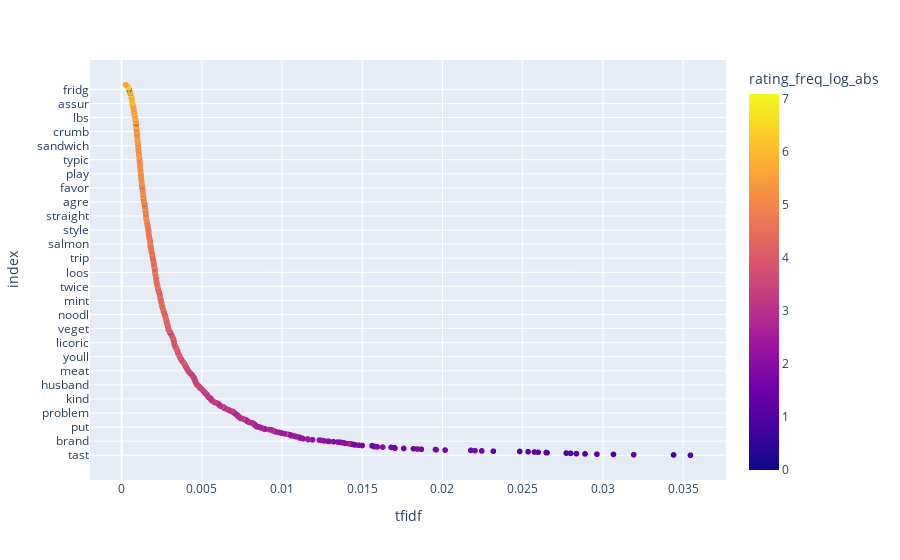

Here is the notebook cell this chart was saved with:
### Code cell
fig = px.scatter(
    tfidf_sk_plot, x="tfidf", y="index", color="rating_freq_log_abs", 
                 hover_data=["count_review", "rating_freq_log_abs"]
)
fig.show()

### Figure 1 — Plotly figure (JSON) as saved in the notebook; plotly's stock layout.template omitted (floating-point values rounded to 4 significant figures; data arrays with more than 128 entries replaced by an {"elided": "..."} marker saying what was removed)
{"data": [{"customdata": {"elided": "1370x2 float values"}, "hovertemplate": "tfidf=%{x}<br>index=%{y}<br>count_review=%{customdata[0]}<br>rating_freq_log_abs=%{marker.color}<extra></extra>", "legendgroup": "", "marker": {"color": {"elided": "1370 float values"}, "coloraxis": "coloraxis", "symbol": "circle"}, "mode": "markers", "name": "", "showlegend": false, "type": "scattergl", "x": {"elided": "1370 float values"}, "xaxis": "x", "y": {"elided": "1370 str values"}, "yaxis": "y"}], "layout": {"coloraxis": {"colorbar": {"title": {"text": "rating_freq_log_abs"}}, "colorscale": [[0, "#0d0887"], [0.1111, "#46039f"], [0.2222, "#7201a8"], [0.3333, "#9c179e"], [0.4444, "#bd3786"], [0.5556, "#d8576b"], [0.6667, "#ed7953"], [0.7778, "#fb9f3a"], [0.8889, "#fdca26"], [1, "#f0f921"]]}, "legend": {"tracegroupgap": 0}, "margin": {"t": 60}, "xaxis": {"anchor": "y", "domain": [0, 1], "title": {"text": "tfidf"}}, "yaxis": {"anchor": "x", "domain": [0, 1], "title": {"text": "index"}}}}
